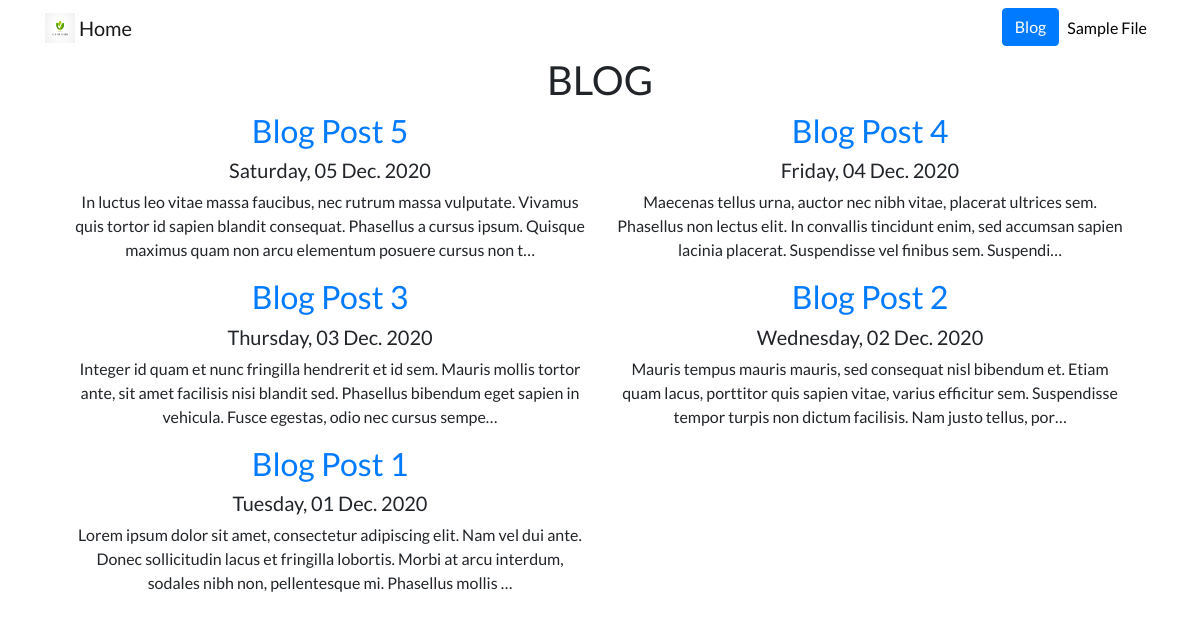
Screenshot of /blog/ with the database file from the repository.
### blog/models.py (models this page shows, shortened)
class Blog(models.Model):
	title = models.CharField(max_length=200)
	date = models.DateField()
	body = models.TextField()

### blog/views.py (the view)
# urls.py: path('', views.all_blogs, name='all_blogs'),
def all_blogs(request):
	blogs = Blog.objects.order_by('-date')
	return render(request, 'blog/all_blogs.html', {'blogs':blogs})

### blog/templates/blog/all_blogs.html
{% extends 'portfolio/base.html' %}
{% block content %}
<div class="container text-center">
	<h1>BLOG</h1>
	<div class="container">
		<div class="row">
			{% for blog in blogs %}
				<div class="col-sm-6">
						<a href="{% url 'blog:detail' blog.id %}"><h2>{{ blog.title }}</h2></a>
						<h5>{{ blog.date|date:'l, d N Y' }}</h5>
						<p>{{ blog.body|truncatechars:200 }}</p>
				</div>
			{% endfor %}
		</div>
	</div>
</div>
{% endblock %}

### portfolio/templates/portfolio/base.html (shortened to what this page needs)
{% load static %}
<!doctype html>
<html lang="en">
    <head>
        <link rel="stylesheet" href="https://stackpath.bootstrapcdn.com/bootstrap/4.4.1/css/bootstrap.min.css">
        <link rel="stylesheet" href="{% static 'portfolio/custom.css' %}">
    </head>
    <body>
        <nav id="topNav" class="navbar navbar-expand-md navbar-light">
            <div class="container">
              <a class="navbar-brand" href="{% url 'home' %}">
               <img src="{% static 'portfolio/logo.jpg' %}" width="30" height="30" class="d-inline-block align-top" alt="Nick's Logo">
                <span>Home</span>
               </a>
                <div class="collapse navbar-collapse text-center" id="navbarNav">
                    <ul class="navbar-nav ml-auto">
                        <li>
                            <a role="button" href="{% url 'blog:all_blogs' %}" class="btn btn-primary">Blog</a>
                        </li>
                        <li class="nav-item">
                            <a class="nav-link" href="{% static 'portfolio/Airship.pdf' %}" target="_blank">Sample File</a>
                        </li>
                    </ul>
                </div>
            </div>
        </nav>
        <div class="container">
            {% block content %}{% endblock %}
        </div>
    </body>
</html>

### portfolio/static/portfolio/custom.css (style rules this page uses)
.navbar-nav .nav-link { color: rgba(0,0,0,1) !important; }
body { font-family: 'Lato', sans-serif; }

### rows the page displays
Blog: title "Blog Post 5", date "Saturday, 05 Dec. 2020", body "In luctus leo vitae massa faucibus, nec rutrum massa vulputate. Vivamus quis tortor id sapien blandit consequat. Phasellus a cursus ipsum. Quisque maximus quam non arcu elementum posuere cursus non t…"
Blog: title "Blog Post 4", date "Friday, 04 Dec. 2020", body "Maecenas tellus urna, auctor nec nibh vitae, placerat ultrices sem. Phasellus non lectus elit. In convallis tincidunt enim, sed accumsan sapien lacinia placerat. Suspendisse vel finibus sem. Suspendi…"
Blog: title "Blog Post 3", date "Thursday, 03 Dec. 2020", body "Integer id quam et nunc fringilla hendrerit et id sem. Mauris mollis tortor ante, sit amet facilisis nisi blandit sed. Phasellus bibendum eget sapien in vehicula. Fusce egestas, odio nec cursus sempe…"
Blog: title "Blog Post 2", date "Wednesday, 02 Dec. 2020", body "Mauris tempus mauris mauris, sed consequat nisl bibendum et. Etiam quam lacus, porttitor quis sapien vitae, varius efficitur sem. Suspendisse tempor turpis non dictum facilisis. Nam justo tellus, por…"
Blog: title "Blog Post 1", date "Tuesday, 01 Dec. 2020", body "Lorem ipsum dolor sit amet, consectetur adipiscing elit. Nam vel dui ante. Donec sollicitudin lacus et fringilla lobortis. Morbi at arcu interdum, sodales nibh non, pellentesque mi. Phasellus mollis …"
